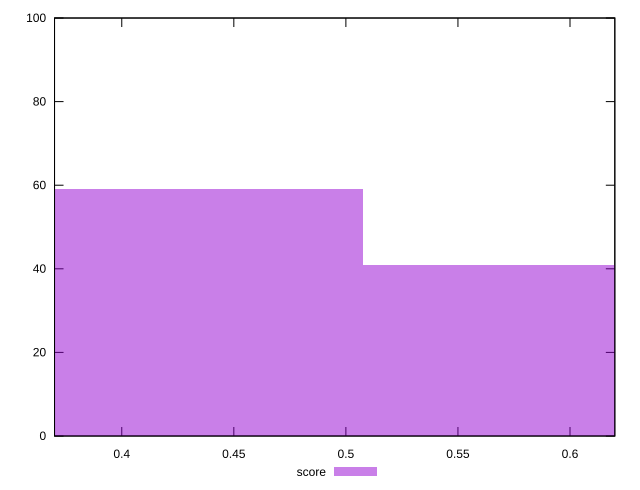

Here is the gnuplot script that generated this plot:
reset

$score <<EOF
0.4349441199036437 59
0.5799254932048582 41
EOF

set key outside below
set boxwidth 0.14498137330121455
set xrange [0.37:0.62]
set yrange [0:100]
set trange [0:100]
set style fill transparent solid 0.5 noborder
set terminal svg size 640, 490 enhanced background rgb 'white'
set output "report/report_00029_2021-02-24T13-36-40.390Z/render-blocking-resources/samples/astro/score/histogram.svg"

plot $score title "score" with boxes

reset
